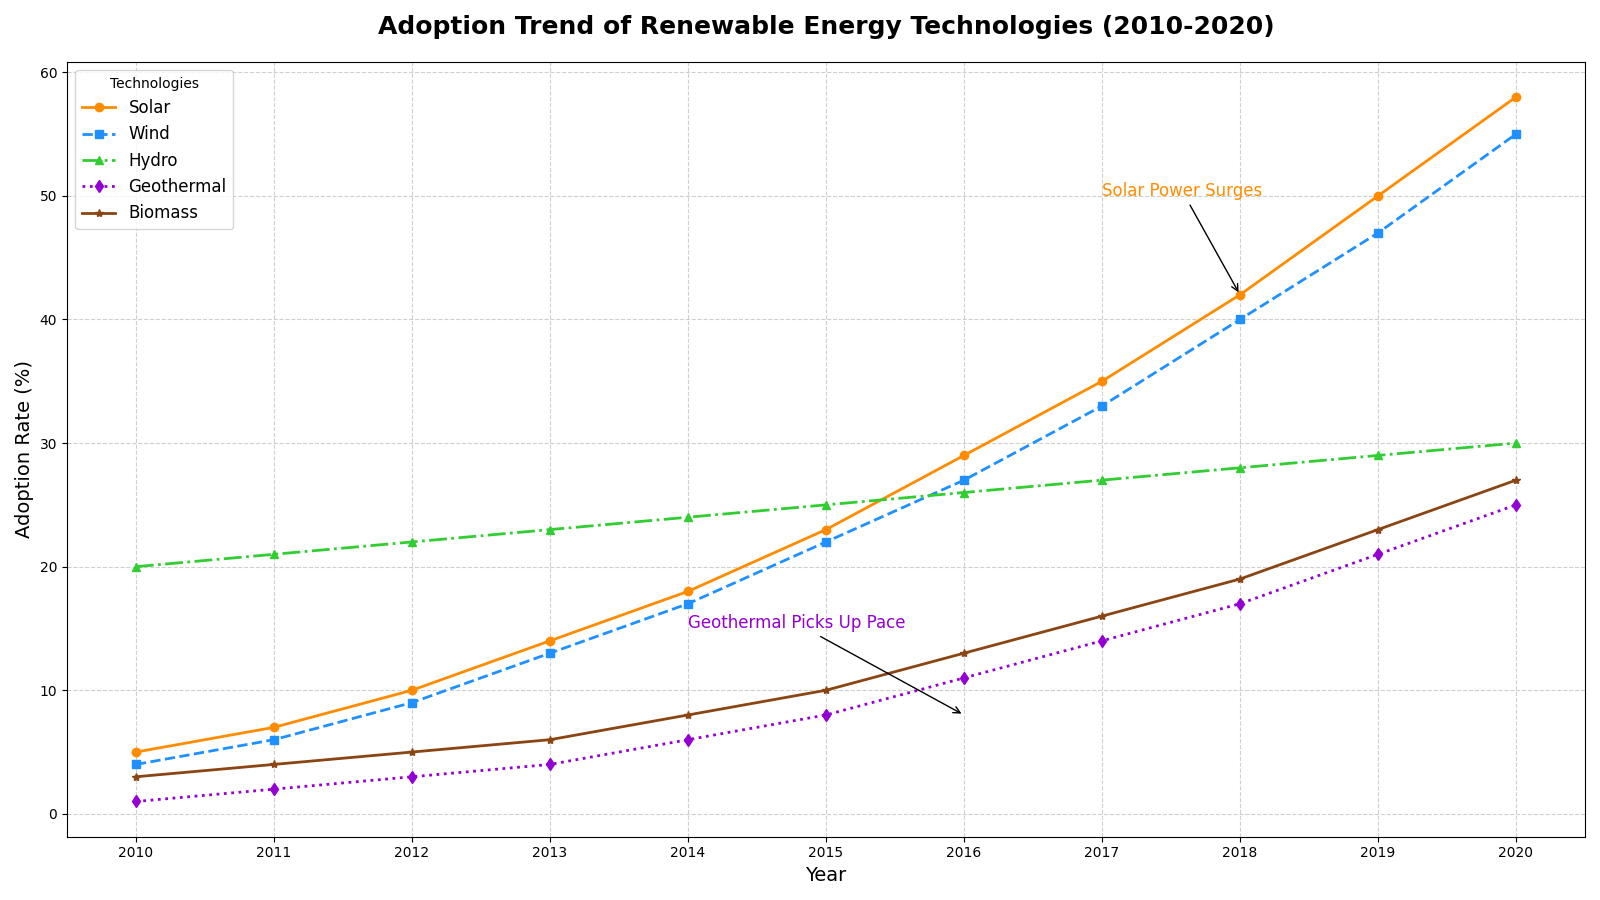

The script that drew this image:
import matplotlib.pyplot as plt
import numpy as np

# Backstory:
# The data represents the trend of renewable energy technologies in the past decade. Each line will show the growth in the adoption of different renewable energy technologies like Solar, Wind, Hydro, Geothermal, and Biomass from 2010 to 2020.

# Define the years from 2010 to 2020
years = np.arange(2010, 2021)

# Define data for different renewable energy technologies (adoption rate in percentage)
solar = [5, 7, 10, 14, 18, 23, 29, 35, 42, 50, 58]
wind = [4, 6, 9, 13, 17, 22, 27, 33, 40, 47, 55]
hydro = [20, 21, 22, 23, 24, 25, 26, 27, 28, 29, 30]
geothermal = [1, 2, 3, 4, 6, 8, 11, 14, 17, 21, 25]
biomass = [3, 4, 5, 6, 8, 10, 13, 16, 19, 23, 27]

# Create subplots
fig, ax1 = plt.subplots(figsize=(16, 9))

# Line plots for each technology
ax1.plot(years, solar, marker='o', linestyle='-', color='#FF8C00', linewidth=2, label='Solar')
ax1.plot(years, wind, marker='s', linestyle='--', color='#1E90FF', linewidth=2, label='Wind')
ax1.plot(years, hydro, marker='^', linestyle='-.', color='#32CD32', linewidth=2, label='Hydro')
ax1.plot(years, geothermal, marker='d', linestyle=':', color='#9400D3', linewidth=2, label='Geothermal')
ax1.plot(years, biomass, marker='*', linestyle='-', color='#8B4513', linewidth=2, label='Biomass')

# Adding titles and labels
ax1.set_title('Adoption Trend of Renewable Energy Technologies (2010-2020)', fontsize=18, fontweight='bold', pad=20)
ax1.set_xlabel('Year', fontsize=14)
ax1.set_ylabel('Adoption Rate (%)', fontsize=14)

# Setting x-axis ticks
ax1.set_xticks(years)

# Adding grid lines
ax1.grid(visible=True, linestyle='--', alpha=0.6)

# Adding legend
ax1.legend(title='Technologies', loc='upper left', fontsize=12)

# Adding annotations
ax1.annotate('Solar Power Surges', xy=(2018, 42), xytext=(2017, 50),
             arrowprops=dict(facecolor='black', arrowstyle='->'),
             fontsize=12, color='#FF8C00')
ax1.annotate('Geothermal Picks Up Pace', xy=(2016, 8), xytext=(2014, 15),
             arrowprops=dict(facecolor='black', arrowstyle='->'),
             fontsize=12, color='#9400D3')

# Automatically adjust layout
plt.tight_layout()

# Show the plot
plt.show()
